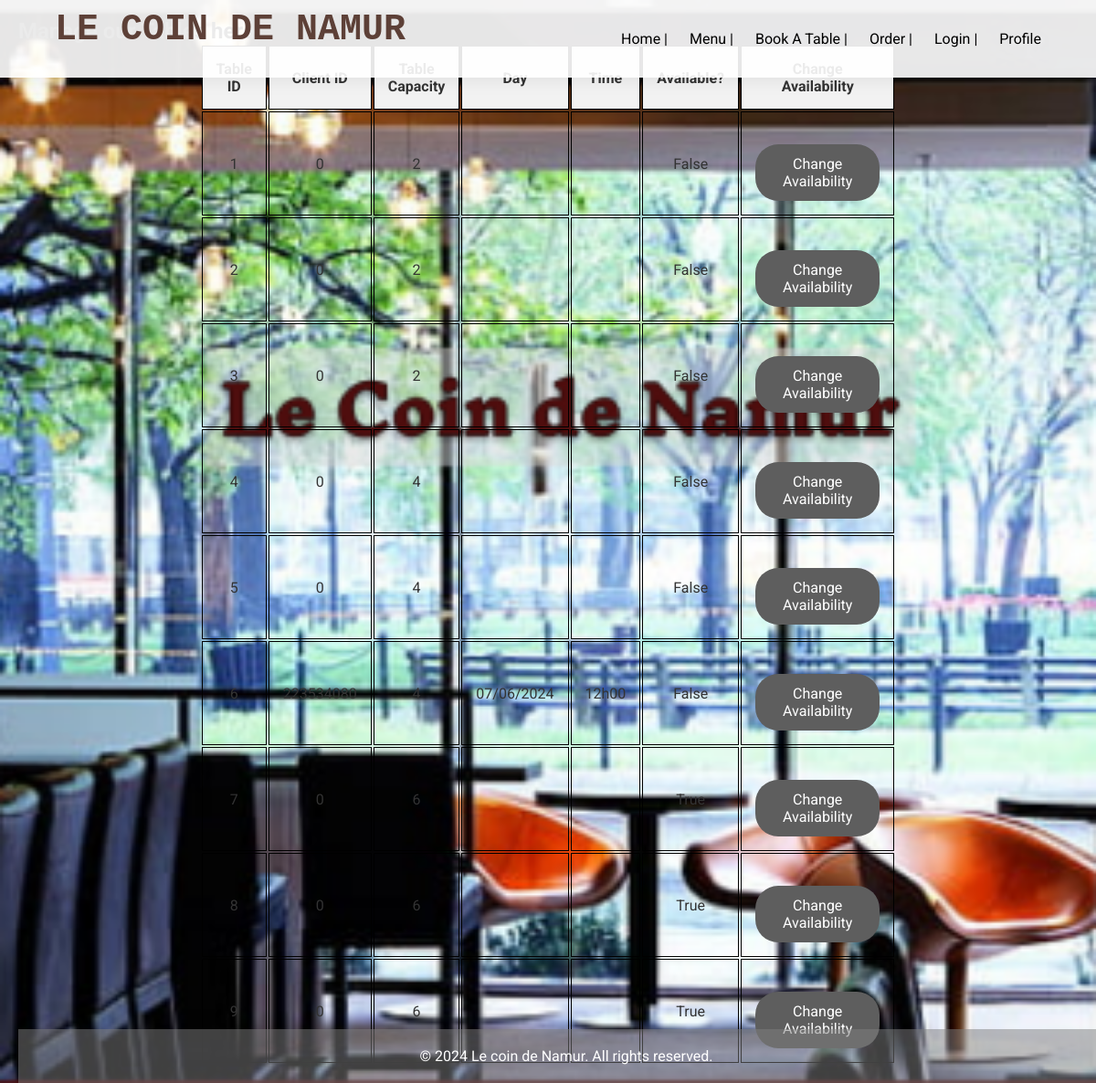
The page /table/manage on the database its author committed.
### app_management/sql/sql_models.py (models this page shows)
class Table(Base):
    __tablename__ = 'tables'
    tableid: Mapped[int] = mapped_column(Integer, primary_key= True, unique= True)
    clientid: Mapped[int] = mapped_column(Integer)
    tablecapacity: Mapped[int] = mapped_column(Integer)
    day: Mapped[str] = mapped_column(String(72))
    time: Mapped[str] = mapped_column(String(72))
    available: Mapped[bool] = mapped_column(Boolean)

### app_management/routes/table_booking_routes.py (the view)
@table_router.get('/manage')
def ask_to_manage_tables(request: Request):
    tables = table_booking_services.get_tables()
    return templates.TemplateResponse(
        "tables/tables.html",
        context={'request': request, 'tables': tables}
    )

### templates/tables/tables.html (shortened to what this page needs)
{% extends "empty_page.html" %}
{% from "my_macro.html" import show_tables %}
{% block content %}
<h2>Manage our Tables here!</h2>
<div class="menu-bloc">
    <table>
        <tr>
            <th>Table ID</th>
            <th>Client ID</th>
            <th>Table Capacity</th>
            <th>Day</th>
            <th>Time</th>
            <th>Available?</th>
            <th>Change Availability</th>
        </tr>
        {% for table in tables %}
            {{ show_tables(table.tableid, table.clientid, table.tablecapacity, table.day, table.time, table.available) }}
        {% endfor %}
    </table>
</div>
{% endblock %}

### templates/empty_page.html (shortened to what this page needs)
<!DOCTYPE html>
<html>
<head>
    <link rel="stylesheet" href="/static/style.css">
</head>
<body>
    <header>
        <div class="header-bloc">
            <h1>Le coin de Namur</h1>
            <nav>
                <a href="/users/home">Home |</a>
                <a href="/menu/all/dishes">Menu |</a>
                <a href="/table/book/table">Book a Table |</a>
                <a href="/orders/order">Order |</a>
                <a href="/users/login">Login |</a>
                <a href="/users/profile">Profile</a>
            </nav>
        </div>
    </header>
    {% block content %}
    {% endblock %}
    <footer>
        <p>&copy; 2024 Le coin de Namur. All rights reserved.</p>
    </footer>
</body>
</html>

### templates/my_macro.html (shortened to what this page needs)
{% macro show_tables(tableid, clientid, tablecapacity, day, time, available) %}
    <tr>
        <td>
            {{ tableid }}
        </td>
        <td>
            {{ clientid }}
        </td>
        <td>
            {{ tablecapacity }}
        </td>
        <td>
            {{ day }}
        </td>
        <td>
            {{ time }}
        </td>
        <td>
            {{ available }}
        </td>
        <td>
            <form action="/table/change/availability" method="post">
                <button class="btn" type="submit">Change Availability</button>
            </form>
        </td>
    </tr>
{% endmacro %}

### static/style.css (style rules this page uses)
* { margin: 0; padding: 0; box-sizing: border-box; font-family: "Roboto", sans-serif; }
body { min-height: 100vh; background-image: url('/static/images/background.png'); background-size: cover; background-repeat: no-repeat; background-position: center; color: #333; display: flex; flex-direction: column; padding: 20px; }
header { position: fixed; top: 0; left: 0; width: 100%; background-color: rgba(255, 255, 255, 0.9); display: flex; justify-content: space-between; align-items: center; padding: 10px 5%; box-shadow: 0 0 20px rgba(0, 0, 0, 0.1); z-index: 100; }
header h1 { font-size: 2.5em; color: #5D4037; }
header .header-bloc { display: flex; justify-content: space-between; align-items: center; width: 100%; }
header nav { margin-left: auto; }
header nav a { margin-left: 20px; text-transform: capitalize; font-size: 16px; color: #000; text-decoration: none; position: relative; }
h1 { font-size: 40px; text-align: center; text-transform: uppercase; font-family: 'Courier New', Courier, monospace; margin-bottom: 20px; }
p { font-size: 16px; margin-bottom: 30px; }
.btn { background-color: #5e5e5e; color: #fff; padding: 12px 30px; border-radius: 25px; margin-top: 20px; display: inline-block; text-align: center; border: none; cursor: pointer; position: relative; transition: background-color 0.2s ease-out; font-size: 16px; }
.btn::after { content: ""; position: absolute; left: 0; bottom: -5px; width: 0; height: 2px; background-color: #f7a800; transition: width 0.2s ease-out; }
footer { background-color: rgba(128, 128, 128, 0.5); padding: 20px; color: white; text-align: center; margin-top: auto; position: fixed; bottom: 0; width: 100%; }
footer p { margin: 0; }
table { margin: 0 auto; width: 60%; }
th, td { padding: 15px; text-align: center; border: 1px solid black; }
th { background-color: #f2f2f2; }

### rows shown on the page
Table: tableid "1", clientid "0", tablecapacity "2", available "False"
Table: tableid "2", clientid "0", tablecapacity "2", available "False"
Table: tableid "3", clientid "0", tablecapacity "2", available "False"
Table: tableid "4", clientid "0", tablecapacity "4", available "False"
Table: tableid "5", clientid "0", tablecapacity "4", available "False"
Table: tableid "6", clientid "223534080", tablecapacity "4", day "07/06/2024", time "12h00", available "False"
Table: tableid "7", clientid "0", tablecapacity "6", available "True"
Table: tableid "8", clientid "0", tablecapacity "6", available "True"
Table: tableid "9", clientid "0", tablecapacity "6", available "True"
